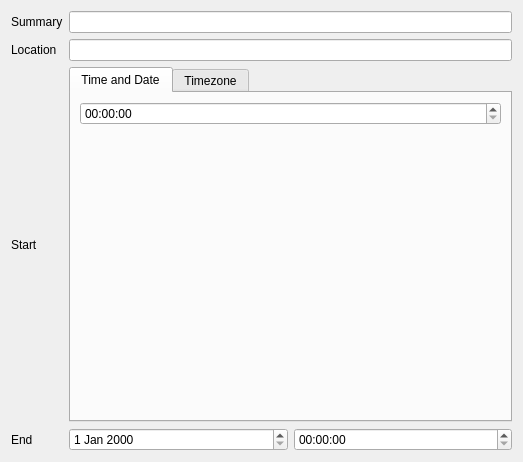
<?xml version="1.0" encoding="UTF-8"?>
<ui version="4.0">
 <class>RdfCalendarEventEditWidget</class>
 <widget class="QWidget" name="RdfCalendarEventEditWidget">
  <property name="geometry">
   <rect>
    <x>0</x>
    <y>0</y>
    <width>523</width>
    <height>462</height>
   </rect>
  </property>
  <layout class="QGridLayout" name="gridLayout">
   <item row="0" column="2">
    <widget class="QLineEdit" name="summary"/>
   </item>
   <item row="0" column="0">
    <widget class="QLabel" name="label">
     <property name="text">
      <string>Summary</string>
     </property>
    </widget>
   </item>
   <item row="2" column="0">
    <widget class="QLabel" name="label_2">
     <property name="text">
      <string>Location</string>
     </property>
    </widget>
   </item>
   <item row="2" column="2">
    <widget class="QLineEdit" name="location"/>
   </item>
   <item row="3" column="0">
    <widget class="QLabel" name="label_3">
     <property name="text">
      <string>Start</string>
     </property>
    </widget>
   </item>
   <item row="6" column="0">
    <widget class="QLabel" name="label_5">
     <property name="text">
      <string>End</string>
     </property>
    </widget>
   </item>
   <item row="6" column="2">
    <layout class="QHBoxLayout" name="horizontalLayout">
     <item>
      <widget class="QDateEdit" name="endDate"/>
     </item>
     <item>
      <widget class="QTimeEdit" name="endTime"/>
     </item>
    </layout>
   </item>
   <item row="3" column="2">
    <widget class="QTabWidget" name="tabWidget">
     <property name="currentIndex">
      <number>0</number>
     </property>
     <widget class="QWidget" name="tadtab">
      <attribute name="title">
       <string>Time and Date</string>
      </attribute>
      <layout class="QGridLayout" name="gridLayout_2">
       <item row="1" column="0">
        <widget class="KDatePicker" name="startDate"/>
       </item>
       <item row="0" column="0">
        <widget class="QTimeEdit" name="startTime"/>
       </item>
      </layout>
     </widget>
     <widget class="QWidget" name="tztab">
      <attribute name="title">
       <string>Timezone</string>
      </attribute>
      <layout class="QGridLayout" name="gridLayout_3">
       <item row="0" column="0">
        <widget class="KTimeZoneWidget" name="tz">
         <property name="uniformRowHeights">
          <bool>true</bool>
         </property>
         <property name="sortingEnabled">
          <bool>true</bool>
         </property>
         <attribute name="headerShowSortIndicator" stdset="0">
          <bool>true</bool>
         </attribute>
         <attribute name="headerShowSortIndicator" stdset="0">
          <bool>true</bool>
         </attribute>
         <column>
          <property name="text">
           <string notr="true">1</string>
          </property>
         </column>
         <column>
          <property name="text">
           <string notr="true">2</string>
          </property>
         </column>
         <column>
          <property name="text">
           <string notr="true">3</string>
          </property>
         </column>
        </widget>
       </item>
      </layout>
     </widget>
    </widget>
   </item>
  </layout>
 </widget>
 <customwidgets>
  <customwidget>
   <class>KTimeZoneWidget</class>
   <extends>QTreeWidget</extends>
   <header>ktimezonewidget.h</header>
  </customwidget>
  <customwidget>
   <class>KDatePicker</class>
   <extends>QFrame</extends>
   <header>kdatepicker.h</header>
  </customwidget>
 </customwidgets>
 <resources/>
 <connections>
  <connection>
   <sender>startDate</sender>
   <signal>dateChanged(QDate)</signal>
   <receiver>endDate</receiver>
   <slot>setDate(QDate)</slot>
   <hints>
    <hint type="sourcelabel">
     <x>369</x>
     <y>283</y>
    </hint>
    <hint type="destinationlabel">
     <x>158</x>
     <y>429</y>
    </hint>
   </hints>
  </connection>
  <connection>
   <sender>startTime</sender>
   <signal>timeChanged(QTime)</signal>
   <receiver>endTime</receiver>
   <slot>setTime(QTime)</slot>
   <hints>
    <hint type="sourcelabel">
     <x>393</x>
     <y>101</y>
    </hint>
    <hint type="destinationlabel">
     <x>495</x>
     <y>432</y>
    </hint>
   </hints>
  </connection>
 </connections>
</ui>
